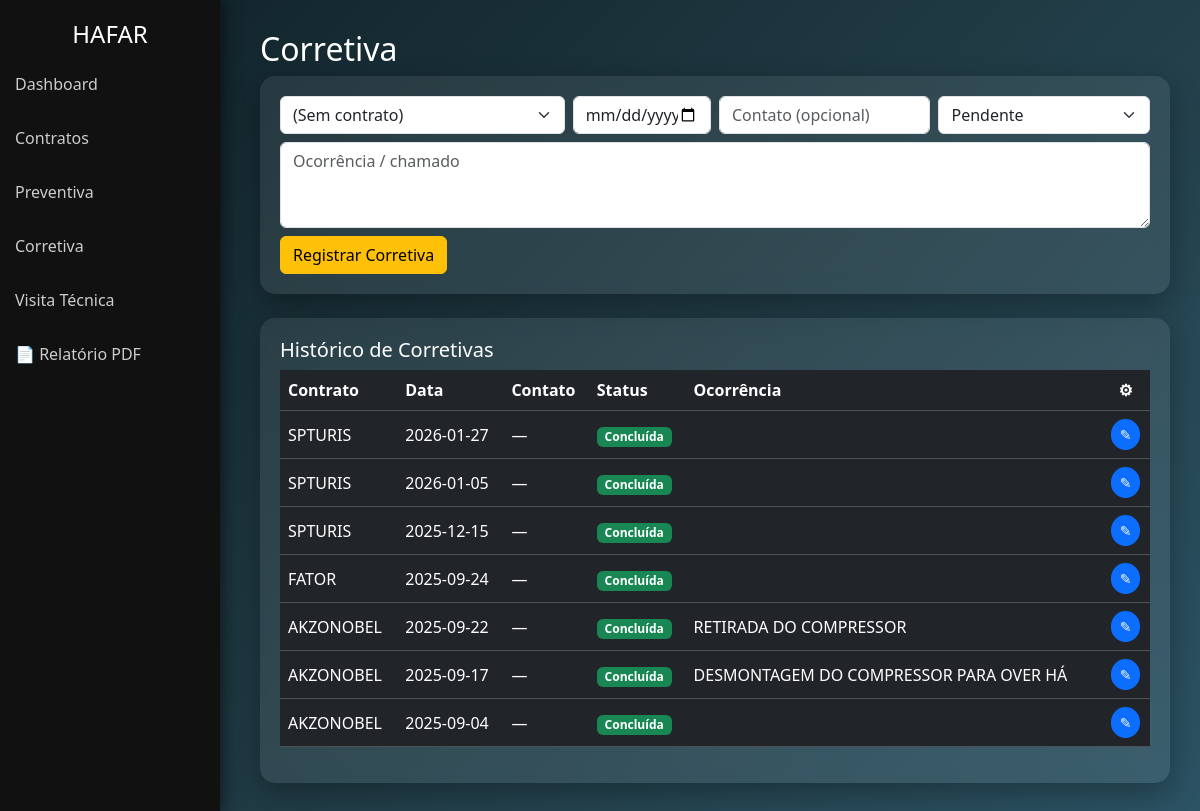
Page /corretiva on the committed database.
### tables this page shows
CREATE TABLE corretivas (
            id INTEGER PRIMARY KEY AUTOINCREMENT,
            contrato_id INTEGER,
            data TEXT,
            ocorrencia TEXT
        , contato TEXT, status TEXT DEFAULT 'Pendente');

CREATE TABLE contratos (
            id INTEGER PRIMARY KEY AUTOINCREMENT,
            numero_cnt TEXT,
            nome_contrato TEXT,
            contato TEXT,
            telefone TEXT,
            email TEXT,
            endereco TEXT,
            preventivas_mes INTEGER DEFAULT 1,
            ativo INTEGER DEFAULT 1
        );

### app.py (the view, shortened to what this page needs)
@app.route("/corretiva", methods=["GET", "POST"])
def corretiva():
    conn = get_db()
    c = conn.cursor()
    contratos = c.execute("SELECT * FROM contratos WHERE ativo=1").fetchall()
    corretivas = c.execute("""
        SELECT co.*, c.nome_contrato
        FROM corretivas co
        LEFT JOIN contratos c ON co.contrato_id = c.id
        ORDER BY co.data DESC
    """).fetchall()
    conn.close()
    return render_template("corretiva.html",
                           contratos=contratos,
                           corretivas=corretivas)

### app.py (called while the page is built)
def get_db():
    conn = sqlite3.connect(DATABASE)
    conn.row_factory = sqlite3.Row
    return conn

### templates/corretiva.html (shortened to what this page needs)
{% extends "base.html" %}
{% block content %}
<h2>Corretiva</h2>
<div class="card-custom mb-4">
  <form method="POST">
    <div class="row g-2">
      <div class="col-md-4">
        <select name="contrato_id" class="form-select">
          <option value="">(Sem contrato)</option>
        </select>
      </div>
      <div class="col-md-2">
        <input type="date" name="data" class="form-control" required>
      </div>
      <div class="col-md-3">
        <input type="text" name="contato" class="form-control" placeholder="Contato (opcional)">
      </div>
      <div class="col-md-3">
        <select name="status" class="form-select">
          <option value="Pendente">Pendente</option>
        </select>
      </div>
      <div class="col-12">
        <textarea name="ocorrencia" class="form-control" rows="3"
                  placeholder="Ocorrência / chamado" required></textarea>
      </div>
      <div class="col-12">
        <button class="btn btn-warning">Registrar Corretiva</button>
      </div>
    </div>
  </form>
</div>
<div class="card-custom mt-4">
  <h5>Histórico de Corretivas</h5>
  <table class="table table-dark table-hover align-middle">
    <thead>
      <tr>
        <th>Contrato</th>
        <th>Data</th>
        <th>Contato</th>
        <th>Status</th>
        <th>Ocorrência</th>
        <th class="text-center">⚙</th>
      </tr>
    </thead>
    <tbody>
      {% for co in corretivas %}
      <tr>
        <td>{{ co.nome_contrato or "—" }}</td>
        <td>{{ co.data }}</td>
        <td>{{ co.contato or "—" }}</td>
        <td>
          {% if co.status == "Concluída" %}
            <span class="badge bg-success">Concluída</span>
          {% elif co.status == "BO" %}
            <span class="badge bg-danger">BO</span>
          {% elif co.status == "OBS" %}
            <span class="badge bg-info text-dark">OBS</span>
          {% else %}
            <span class="badge bg-warning text-dark">Pendente</span>
          {% endif %}
        </td>
        <td style="max-width: 520px; white-space: normal;">
          {{ co.ocorrencia }}
        </td>
        <td class="text-center">
          <button type="button"
                  class="btn btn-primary btn-sm rounded-circle"
                  data-bs-toggle="modal"
                  data-bs-target="#editarCorretiva{{ co.id }}">
            ✎
          </button>
        </td>
      </tr>
      {% endfor %}
    </tbody>
  </table>
</div>
{% endblock %}

### templates/base.html (shortened to what this page needs)
<!DOCTYPE html>
<html lang="pt-br">
<head>
<link href="https://cdn.jsdelivr.net/npm/bootstrap@5.3.2/dist/css/bootstrap.min.css" rel="stylesheet">
<link href="https://cdn.jsdelivr.net/npm/fullcalendar@6.1.8/index.global.min.css" rel="stylesheet">
</head>
<body>
<div class="sidebar">
    <h4 class="text-center text-white">HAFAR</h4>
    <a href="/dashboard">Dashboard</a>
    <a href="/contratos">Contratos</a>
    <a href="/preventiva">Preventiva</a>
    <a href="/corretiva">Corretiva</a>
    <a href="/visita_tecnica">Visita Técnica</a>
    <a href="/relatorio_pdf" class="nav-link">📄 Relatório PDF</a>
</div>
<div class="content">
{% block content %}{% endblock %}
</div>
</body>
</html>

### templates/base.html (style rules this page uses)
body { background: linear-gradient(135deg,#0f2027,#203a43,#2c5364); color: white; font-family: 'Segoe UI', sans-serif; min-height:100vh; }
.sidebar { width:220px; position:fixed; height:100%; background:#111; padding-top:20px; box-shadow:4px 0 15px rgba(0,0,0,0.5); }
.sidebar a { display:block; color:#ccc; padding:15px; text-decoration:none; transition:0.3s; }
.content { margin-left:230px; padding:30px; }
.card-custom { background: rgba(255,255,255,0.08); backdrop-filter: blur(8px); border-radius:15px; padding:20px; box-shadow:0 10px 30px rgba(0,0,0,0.3); transition:0.3s; }
button { transition:0.3s; }

### rows in the picture
corretivas: nome_contrato "SPTURIS", data "2026-01-27", contato "—", status "Concluída"
corretivas: nome_contrato "SPTURIS", data "2026-01-05", contato "—", status "Concluída"
corretivas: nome_contrato "SPTURIS", data "2025-12-15", contato "—", status "Concluída"
corretivas: nome_contrato "FATOR", data "2025-09-24", contato "—", status "Concluída"
corretivas: nome_contrato "AKZONOBEL", data "2025-09-22", contato "—", status "Concluída", ocorrencia "RETIRADA DO COMPRESSOR"
corretivas: nome_contrato "AKZONOBEL", data "2025-09-17", contato "—", status "Concluída", ocorrencia "DESMONTAGEM DO COMPRESSOR PARA OVER HÁ"
corretivas: nome_contrato "AKZONOBEL", data "2025-09-04", contato "—", status "Concluída"
